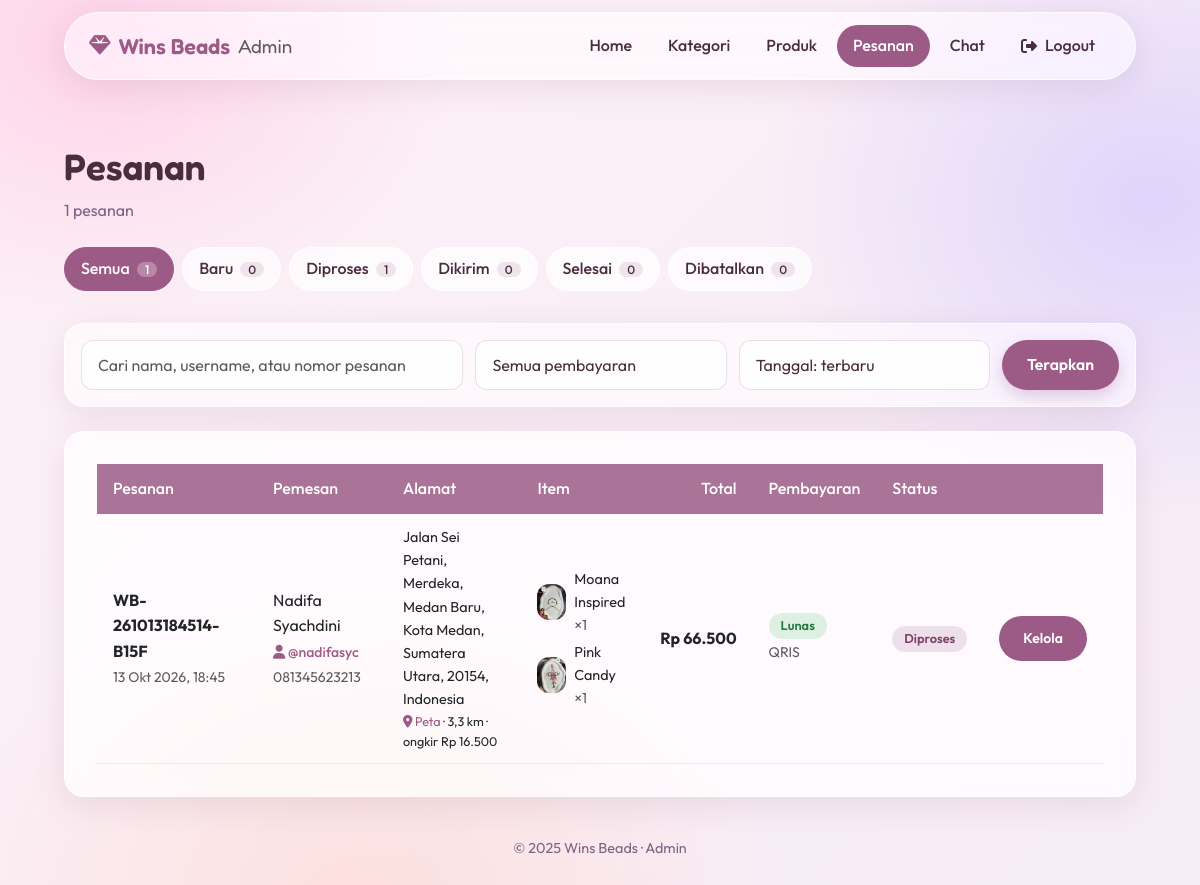
Page /admin/pesanan.php (signed in) on the committed database.
### tables this page shows
CREATE TABLE `pesanan` (
  `id` int(11) NOT NULL,
  `user_id` int(11) DEFAULT NULL,
  `order_id` varchar(50) DEFAULT NULL,
  `nama` varchar(100) DEFAULT NULL,
  `alamat` text DEFAULT NULL,
  `telepon` varchar(20) DEFAULT NULL,
  `total` int(11) NOT NULL DEFAULT 0,
  `tanggal` datetime DEFAULT NULL,
  `status` enum('baru','diproses','dikirim','selesai','dibatalkan') NOT NULL DEFAULT 'baru',
  `status_bayar` enum('pending','paid','failed','expired') NOT NULL DEFAULT 'pending',
  `payment_type` varchar(50) DEFAULT NULL,
  `snap_token` varchar(100) DEFAULT NULL,
  `kurir` varchar(30) DEFAULT NULL,
  `no_resi` varchar(50) DEFAULT NULL,
  `estimasi_tiba` date DEFAULT NULL,
  `dibayar_at` datetime DEFAULT NULL,
  `diproses_at` datetime DEFAULT NULL,
  `dikirim_at` datetime DEFAULT NULL,
  `selesai_at` datetime DEFAULT NULL,
  `ongkir` int(11) NOT NULL DEFAULT 0,
  `jarak_km` decimal(6,1) DEFAULT NULL,
  `lat` decimal(9,6) DEFAULT NULL,
  `lng` decimal(9,6) DEFAULT NULL
);

CREATE TABLE `user` (
  `id` int(11) NOT NULL,
  `username` varchar(50) NOT NULL,
  `password` varchar(255) NOT NULL,
  `email` varchar(100) DEFAULT NULL,
  `created_at` timestamp NOT NULL DEFAULT current_timestamp()
);

CREATE TABLE `pesanan_detail` (
  `id` int(11) NOT NULL,
  `pesanan_id` int(11) DEFAULT NULL,
  `produk_id` int(11) DEFAULT NULL,
  `jumlah` int(11) DEFAULT NULL,
  `harga` int(11) DEFAULT NULL
);

CREATE TABLE `produk` (
  `id` int(11) NOT NULL,
  `kategori_id` int(11) DEFAULT NULL,
  `nama` varchar(255) DEFAULT NULL,
  `harga` double DEFAULT NULL,
  `foto` varchar(255) DEFAULT NULL,
  `detail` text DEFAULT NULL,
  `ketersediaan_stok` enum('habis','tersedia') DEFAULT 'tersedia'
);

### config/security.php (called while the page is built, shortened)
<?php
function e($teks): string
{
    return htmlspecialchars((string) $teks, ENT_QUOTES | ENT_SUBSTITUTE, 'UTF-8');
}

### admin/pesanan.php (the view, shortened to what this page needs)
<?php
require "../config/init.php";
require "../config/pesanan.php";
$fStatus = $_GET['status'] ?? 'semua';
$urut    = $_GET['urut'] ?? 'terbaru';
$hal     = max(1, (int) ($_GET['hal'] ?? 1));
$perHal  = 10;
$where = [];
$tipe  = '';
$param = [];
if (isset(STATUS_PESANAN[$fStatus])) {
    $where[] = 'p.status = ?';  $tipe .= 's';  $param[] = $fStatus;
} else {
    $fStatus = 'semua';
}
$whereSql = $where ? 'WHERE ' . implode(' AND ', $where) : '';
$urutan = [
    'terbaru' => 'p.tanggal DESC, p.id DESC',
    'terlama' => 'p.tanggal ASC, p.id ASC',
    'status'  => "CASE p.status WHEN 'baru' THEN 1 WHEN 'diproses' THEN 2 WHEN 'dikirim' THEN 3 WHEN 'selesai' THEN 4 ELSE 5 END, p.tanggal DESC",
];
$dasar = "FROM pesanan p LEFT JOIN user u ON u.id = p.user_id $whereSql";
$jumlah = (int) db_rows($con, "SELECT COUNT(*) AS n $dasar", $tipe, $param)[0]['n'];
$totalHal = max(1, (int) ceil($jumlah / $perHal));
$hal = min($hal, $totalHal);
$offset = ($hal - 1) * $perHal;
$daftarPesanan = db_rows(
    $con,
    "SELECT p.*, u.username $dasar ORDER BY {$urutan[$urut]} LIMIT ? OFFSET ?",
    $tipe . 'ii',
    array_merge($param, [$perHal, $offset])
);
$items = ambil_item_pesanan($con, array_column($daftarPesanan, 'id'));
$hitung = ['semua' => 0];
foreach (db_rows($con, "SELECT status, COUNT(*) AS n FROM pesanan GROUP BY status") as $r) {
    $hitung[$r['status']] = (int) $r['n'];
    $hitung['semua'] += (int) $r['n'];
}
function url_pesanan(array $ganti = []): string
{
    $q = array_merge($_GET, $ganti);
    $q = array_filter($q, fn($v) => $v !== '' && $v !== null && $v !== 'semua' && $v !== 'terbaru');
    return 'pesanan.php' . ($q ? '?' . http_build_query($q) : '');
}
?>
<!DOCTYPE html>
<html lang="id">
<head>
    <?php $pageTitle = "Pesanan Admin"; $base = "../"; require "../head.php"; ?>
</head>
<body class="admin-body">
<?php require "navbar.php"; ?>
<div class="container admin-main">
    <div class="page-head px-0">
        <h1>Pesanan</h1>
        <p><?= $jumlah; ?> pesanan<?= ($where ? ' sesuai filter' : ''); ?></p>
    </div>
    <nav class="filter-bar" aria-label="Filter status pesanan">
        <?php
        $chip = ['semua' => 'Semua'] + array_map(fn($v) => $v[0], STATUS_PESANAN);
        foreach ($chip as $kunci => $label): ?>
            <a href="<?= e(url_pesanan(['status' => $kunci, 'hal' => 1])); ?>"
               class="filter-chip<?= $fStatus === $kunci ? ' active' : ''; ?>">
                <?= e($label); ?> <span class="chip-count"><?= $hitung[$kunci] ?? 0; ?></span>
            </a>
        <?php endforeach; ?>
    </nav>
    <form method="get" class="glass-card toolbar">
        <input type="search" name="q" value="<?= e($q); ?>" class="form-control" placeholder="Cari nama, username, atau nomor pesanan">
        <select name="bayar" class="form-select" aria-label="Status pembayaran">
            <option value="">Semua pembayaran</option>
        </select>
        <select name="urut" class="form-select" aria-label="Urutkan">
            <option value="terbaru" <?= $urut === 'terbaru' ? 'selected' : ''; ?>>Tanggal: terbaru</option>
        </select>
        <button type="submit" class="btn-custom">Terapkan</button>
    </form>
    <div class="card">
        <div class="card-body">
            <div class="table-responsive">
                <table class="table table-hover align-middle">
                    <thead class="table-light">
                        <tr>
                            <th>Pesanan</th>
                            <th>Pemesan</th>
                            <th>Alamat</th>
                            <th>Item</th>
                            <th class="text-end">Total</th>
                            <th>Pembayaran</th>
                            <th>Status</th>
                            <th></th>
                        </tr>
                    </thead>
                    <tbody>
                    <?php foreach ($daftarPesanan as $p):
                        $id = (int) $p['id'];
                        $itemP = $items[$id] ?? [];
                    ?>
                        <tr>
                            <td>
                                <strong><?= e($p['order_id'] ?: '#' . $id); ?></strong><br>
                                <small class="text-muted"><?= e(tgl_id($p['tanggal'])); ?></small>
                            </td>
                            <td>
                                <?= e($p['nama']); ?>
                                <?php if ($p['username']): ?>
                                    <br><small class="user-tag"><i class="fas fa-user"></i> @<?= e($p['username']); ?></small>
                                <?php else: ?>
                                    <br><small class="text-muted">tamu / akun dihapus</small>
                                <?php endif; ?>
                                <br><small class="text-muted"><?= e($p['telepon']); ?></small>
                            </td>
                            <td class="cell-alamat"><?= e($p['alamat']); ?>
                                <?php if (isset($p['lat']) && $p['lat'] !== null && $p['lng'] !== null): ?>
                                    <div class="small"><a target="_blank" rel="noopener" href="https://www.openstreetmap.org/?mlat=<?= e($p['lat']); ?>&amp;mlon=<?= e($p['lng']); ?>#map=16/<?= e($p['lat']); ?>/<?= e($p['lng']); ?>"><i class="fas fa-location-dot"></i> Peta</a> · <?= e(number_format((float) $p['jarak_km'], 1, ',', '.')); ?> km · ongkir Rp <?= number_format((int) $p['ongkir'], 0, ',', '.'); ?></div>
                                <?php endif; ?>
                            </td>
                            <td>
                                <?php foreach ($itemP as $it): ?>
                                    <div class="item-line">
                                        <?php if (!empty($it['foto'])): ?>
                                            <img src="../assets/image/<?= e($it['foto']); ?>" class="foto-produk" alt="">
                                        <?php endif; ?>
                                        <span><?= e($it['nama'] ?? '(produk dihapus)'); ?> <span class="text-muted">&times;<?= (int) $it['jumlah']; ?></span></span>
                                    </div>
                                <?php endforeach; ?>
                            </td>
                            <td class="text-end text-nowrap"><strong>Rp <?= number_format(total_pesanan($p, $itemP), 0, ',', '.'); ?></strong></td>
                            <td>
                                <?= pill(STATUS_BAYAR, $p['status_bayar']); ?>
                                <?php if ($p['payment_type']): ?><br><small class="text-muted"><?= e(label_metode($p['payment_type'])); ?></small><?php endif; ?>
                            </td>
                            <td>
                                <?= pill(STATUS_PESANAN, $p['status']); ?>
                            </td>
                            <td>
                                <button class="btn btn-sm custom-btn" data-bs-toggle="modal" data-bs-target="#kelola<?= $id; ?>">Kelola</button>
                            </td>
                        </tr>
                    <?php endforeach; ?>
                    </tbody>
                </table>
            </div>
        </div>
    </div>
    <p class="footer-copy text-center border-0">&copy; 2025 Wins Beads &middot; Admin</p>
</div>
</body>
</html>

### config/pesanan.php (shortened to what this page needs)
<?php
function label_metode(?string $tipe): string
{
    $peta = [
        'bank_transfer' => 'Transfer Bank', 'echannel' => 'Mandiri Bill', 'qris' => 'QRIS',
        'gopay' => 'GoPay', 'shopeepay' => 'ShopeePay', 'credit_card' => 'Kartu Kredit',
        'cstore' => 'Minimarket', 'akulaku' => 'Akulaku', 'kredivo' => 'Kredivo',
    ];
    return $tipe ? ($peta[$tipe] ?? ucwords(str_replace('_', ' ', $tipe))) : '';
}
function pill(array $daftar, ?string $kunci): string
{
    [$label, $kelas] = $daftar[$kunci] ?? [$kunci ?: '-', 'status-muted'];
    return '<span class="status-pill ' . $kelas . '">' . e($label) . '</span>';
}
function tgl_id(?string $waktu, bool $denganJam = true): string
{
    $t = strtotime($waktu);
    $bulan = ['', 'Jan', 'Feb', 'Mar', 'Apr', 'Mei', 'Jun', 'Jul', 'Agu', 'Sep', 'Okt', 'Nov', 'Des'];
    $teks  = date('j', $t) . ' ' . $bulan[(int) date('n', $t)] . ' ' . date('Y', $t);
    return $denganJam ? $teks . ', ' . date('H:i', $t) : $teks;
}
function db_rows(mysqli $con, string $sql, string $tipe = '', array $param = []): array
{
    $stmt = $con->prepare($sql);
    if ($tipe !== '') {
        $stmt->bind_param($tipe, ...$param);
    }
    $stmt->execute();
    $hasil = $stmt->get_result();
    $baris = [];
    while ($r = $hasil->fetch_assoc()) {
        $baris[] = $r;
    }
    return $baris;
}
function ambil_item_pesanan(mysqli $con, array $idPesanan): array
{
    $idPesanan = array_values(array_unique(array_map('intval', $idPesanan)));
    $daftar = implode(',', $idPesanan);
    $rows = db_rows($con, "SELECT d.pesanan_id, d.jumlah, d.harga, pr.nama, pr.foto
                           FROM pesanan_detail d LEFT JOIN produk pr ON pr.id = d.produk_id
                           WHERE d.pesanan_id IN ($daftar) ORDER BY d.id");
    $hasil = [];
    foreach ($rows as $r) {
        $hasil[(int) $r['pesanan_id']][] = $r;
    }
    return $hasil;
}
function total_pesanan(array $pesanan, array $items): int
{
    if ((int) $pesanan['total'] > 0) {
        return (int) $pesanan['total'];
    }
    $sum = 0;
    return $sum;
}

### rows in the picture
pesanan: order "WB-261013184514-B15F", tanggal "13 Okt 2026, 18:45", nama "Nadifa Syachdini", user.username "nadifasyc", telepon "081345623213", alamat "Jalan Sei Petani, Merdeka, Medan Baru, Kota Medan, Sumatera Utara, 20154, Indonesia", jarak_km "3,3", ongkir "16.500", total "66.500", label "Lunas Diproses", payment_type "QRIS"
pesanan_detail: produk.foto (picture), produk.nama "Moana Inspired", jumlah "1"
pesanan_detail: produk.foto (picture), produk.nama "Pink Candy", jumlah "1"

### other values in the picture
$jumlah "1"
$label "Semua"
$hitung[$kunci] "1"
$label "Baru"
$hitung[$kunci] "0"
$label "Diproses"
$label "Dikirim"
$label "Selesai"
$label "Dibatalkan"
